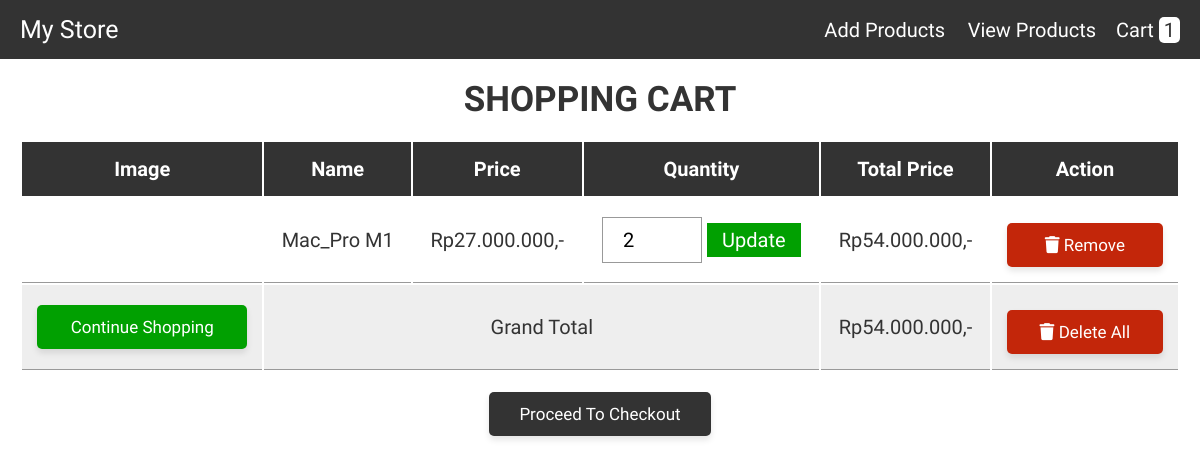
The app's page /cart.php with its own data.
### tables this page shows
CREATE TABLE `cart` (
  `id` int(11) NOT NULL,
  `product_id` int(11) NOT NULL,
  `quantity` int(11) NOT NULL DEFAULT 1,
  `price` int(11) NOT NULL,
  `total` int(11) NOT NULL,
  `name` varchar(255) NOT NULL,
  `image` varchar(255) NOT NULL
);

### cart.php (the view, shortened to what this page needs)
<!DOCTYPE html>
<html lang="en">
<head>
   <link rel="stylesheet" href="https://cdnjs.cloudflare.com/ajax/libs/font-awesome/6.0.0/css/all.min.css">
   <link rel="stylesheet" href="css/style.css">
</head>
<body>
<?php include 'header.php'; ?>
<div class="container">
<section class="shopping-cart">
   <h1 class="heading">Shopping Cart</h1>
   <table>
      <thead>
         <th>Image</th>
         <th>Name</th>
         <th>Price</th>
         <th>Quantity</th>
         <th>Total Price</th>
         <th>Action</th>
      </thead>
      <tbody>
         <?php
         $select_cart = mysqli_query($conn, "SELECT * FROM `cart`");
         $grand_total = 0;
         if (mysqli_num_rows($select_cart) > 0) {
            while ($fetch_cart = mysqli_fetch_assoc($select_cart)) {
               $price = $fetch_cart['price'];
               $quantity = $fetch_cart['quantity'];
               $sub_total = $price * $quantity;
               $grand_total += $sub_total;
         ?>
         <tr>
            <td><img src="uploaded_img/<?php echo $fetch_cart['image']; ?>" height="100" alt=""></td>
            <td><?php echo $fetch_cart['name']; ?></td>
            <td>Rp<?php echo number_format($price, 0, ',', '.'); ?>,-</td>
            <td>
               <form action="" method="post">
                  <input type="number" name="update_quantity" min="1" value="<?php echo $quantity; ?>">
                  <input type="submit" value="Update" name="update_update_btn">
               </form>
            </td>
            <td>Rp<?php echo number_format($sub_total, 0, ',', '.'); ?>,-</td>
            <td>
               <a href="cart.php?remove=<?php echo $fetch_cart['id']; ?>" onclick="return confirm('Hapus item dari keranjang?')" class="delete-btn">
                  <i class="fas fa-trash"></i> Remove
               </a>
            </td>
         </tr>
         <?php
            };
         };
         ?>
         <tr class="table-bottom">
            <td><a href="products.php" class="option-btn" style="margin-top: 0;">Continue Shopping</a></td>
            <td colspan="3">Grand Total</td>
            <td>Rp<?php echo number_format($grand_total, 0, ',', '.'); ?>,-</td>
            <td>
               <a href="cart.php?delete_all" onclick="return confirm('Apakah Anda yakin ingin menghapus semua item?');" class="delete-btn">
                  <i class="fas fa-trash"></i> Delete All
               </a>
            </td>
         </tr>
      </tbody>
   </table>
   <div class="checkout-btn">
      <a href="checkout.php" class="btn <?= ($grand_total > 0) ? '' : 'disabled'; ?>">Proceed to Checkout</a>
   </div>
</section>
</div>
</body>
</html>

### css/style.css (style rules this page uses)
:root { --blue:#333; --red:rgb(195, 38, 10); --orange:rgb(1, 160, 1); --black:#333; --white:#fff; --bg-color:#eeeeee; --dark-bg:rgba(0,0,0,.7); --box-shadow:0.5rem 1rem rgba(0,0,0,.1); --border:.1rem solid #999; }
* { font-family: "Montserrat Alternates", sans-serif; margin:0; padding:0; box-sizing: border-box; outline: none; border:none; text-decoration: none; text-transform: capitalize; }
html { font-size: 62.5%; overflow-x: hidden; }
.container { max-width: 1200px; margin:0 auto; }
section { padding:2rem; }
.heading { text-align: center; font-size: 3.5rem; text-transform: uppercase; color:var(--black); margin-bottom: 2rem; }
a, button, .btn, .option-btn, .delete-btn, input[type="submit"], .header .flex .navbar a, .header .flex .cart, .message i { transition: all 0.7s ease; }
.btn, .option-btn, .delete-btn { display: block; width: 100%; text-align: center; background-color: var(--blue); color: var(--white); font-size: 1.7rem; padding: 1.2rem 3rem; border-radius: .5rem; cursor: pointer; margin-top: 1rem; box-shadow: 0 0.4rem 0.6rem rgba(0, 0, 0, 0.1); transition: background-color 0.3s ease, transform 0.3s ease; transform: scale(1); }
.option-btn { background-color: var(--orange); }
.delete-btn { background-color: var(--red); }
.shopping-cart table { width: 100%; text-align: center; }
.shopping-cart table thead th { padding:1.5rem; font-size: 2rem; background-color: var(--black); color:var(--white); }
.shopping-cart table tr td { border-bottom: var(--border); padding:1.5rem; font-size: 2rem; color:var(--black); }
.shopping-cart table input[type="number"] { border: var(--border); padding:1rem 2rem; font-size: 2rem; width: 10rem; }
.shopping-cart table input[type="submit"] { padding:.5rem 1.5rem; font-size: 2rem; background-color: var(--orange); color:var(--white); cursor: pointer; transition: all 0.7s ease; }
.shopping-cart table .table-bottom { background-color: var(--bg-color); }
.shopping-cart .checkout-btn { text-align: center; margin-top: 1rem; }
.shopping-cart .checkout-btn a { display: inline-block; width: auto; }

### records on screen
cart: name "Mac_Pro M1", price "27.000.000", update_quantity "2", sub_total "54.000.000"

### other values on screen
$row_count "1"
$grand_total "54.000.000"
